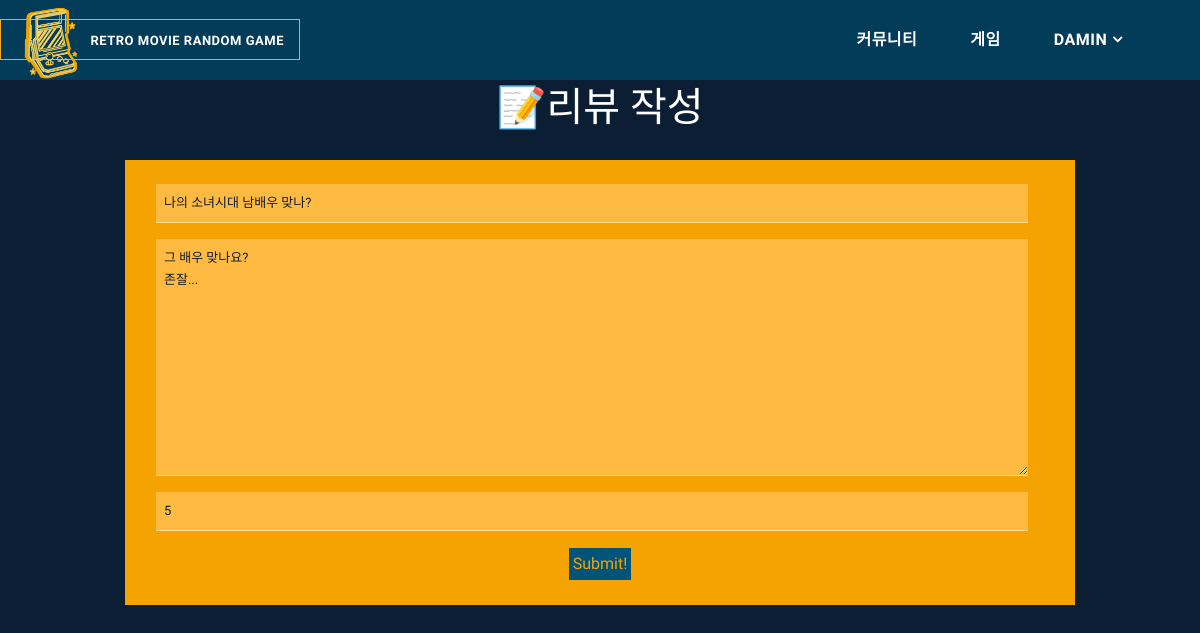
The app's page /articles/15/update/ (signed in) with its own data.
### accounts/models.py (models this page shows)
class User(AbstractUser):
    pass

### articles/models.py (models this page shows, shortened)
class Article(models.Model):
    user = models.ForeignKey(settings.AUTH_USER_MODEL, on_delete=models.CASCADE)
    like_user = models.ManyToManyField(settings.AUTH_USER_MODEL, related_name='like_articles')
    movie = models.ForeignKey(game_models.Movie, on_delete=models.CASCADE)
    title = models.CharField(max_length=30)
    content = models.TextField()
    created_at = models.DateTimeField(auto_now_add=True)
    updated_at = models.DateTimeField(auto_now=True)
    rating = models.IntegerField(validators=[MinValueValidator(1), MaxValueValidator(5)])

### articles/views.py (the view)
# urls.py: path('<int:article_pk>/update/', views.update, name='update'),
@login_required
@require_http_methods(['GET', 'POST'])
def update(request, article_pk):
    article = get_object_or_404(Article,pk=article_pk)
    if request.user == article.user:
        if request.method == 'POST':
            form = ArticleForm(request.POST, instance=article)
            if form.is_valid():
                form.save()
                return redirect('articles:detail', article.pk)
        else:
            form = ArticleForm(instance=article)
    else:
        return redirect('articles:index')
    context = {
        'form': form,
        'article': article,
    }
    return render(request, 'articles/form.html', context)

### articles/forms.py
class ArticleForm(forms.ModelForm):
    title = forms.CharField(
        label = '',
        widget=forms.TextInput(
            attrs={
                'class':"article-form",
                'placeholder':'Title 입력',
            }
        )
    )
    content = forms.CharField(
        label = '',
        widget=forms.Textarea(
            attrs={
                'class':"article-form",
                'placeholder':'내용입력'
            }
        )
    )
    rating = forms.IntegerField(
        max_value=5,
        min_value=0,
        label = '',
        widget=forms.NumberInput(
            attrs={
                'class':"article-form",
                'placeholder':' 0~5 점수로 평점을 입력해주세요',
            }
        ),
        error_messages={
            'required':'평점을 입력해주세요'
        }
    )
    class Meta:
        model = Article
        fields = ['title','content','rating']

### articles/templates/articles/form.html (shortened to what this page needs)
{% extends 'base.html' %}
{% load bootstrap4 %}
{% load static %}
{% block css %}
  <link rel="stylesheet" href="{% static 'stylesheets/articles_form.css' %}">
{% endblock %}
{% block content %}
<div style="height:80px;">
  <h1 class="text-center pt-1" style="color:white">📝리뷰 작성</h1>
</div>
<div class="row">
  <form class="form-int col-10" action="" method="POST">
    <div class="form-group">
      {{form.as_p}}
    </div>
    <button class="submit-btn">Submit!</button>
</div>
{% endblock content %}

### config/templates/base.html (shortened to what this page needs)
<!DOCTYPE html>
<html lang="en">
<head>
  {% load static %}
  {% block css %}
  {% endblock %}
  <link rel="shortcut icon"  type="image/png" href="{% static 'stylesheets/favicon.ico' %}">
  <link rel="stylesheet" href="http://ajax.googleapis.com/ajax/libs/jqueryui/1.8.14/themes/ui-lightness/jquery-ui.css">
	<link rel="stylesheet" href="http://ajax.googleapis.com/ajax/libs/jqueryui/1.9.0/themes/ui-lightness/jquery-ui.css">
  <link rel="stylesheet" href="{% static 'stylesheets/style.css' %}">
  <link rel="stylesheet" href="https://cdn.jsdelivr.net/npm/bootstrap@4.5.3/dist/css/bootstrap.min.css">
</head>
<body>
<header class="main-header clearfix" role="header">
  <nav id="menu" class="main-nav" role="navigation">
    <ul class="main-menu">
      <div style="display:inline-block; position:absolute; left:0;">
      <li class="">
      <a href="{%url 'game:index' %}">
      <img src="{% static 'stylesheets/logo.png' %}" alt="logo" width=70px height=80px style="">
      <p style="display:inline-block;">RETRO MOVIE RANDOM GAME</p>
      </a>
      </li>
      </div>
      {% if request.user.is_authenticated %}
      <li class="">
        <a class="" href="{%url 'articles:index'%}">커뮤니티</a>
      </li>
      <li class="">
        <a class="" href="{%url 'game:play_game'%}">게임</a>
      </li>
      <li class="has-submenu"><a href="#section2">{{request.user.username}}</a>
      </li>
      {% endif %}
    </ul>
  </nav>
</header>
  <div style="height:80px;">
  </div>
  <div class="container">
    {% block content %}
    {% endblock %}
  </div>
</body>
</html>

### config/static/stylesheets/articles_form.css (style rules this page uses)
.form-int { background: #f5a302; min-height: 1rem; margin: auto; max-width: 80%; padding: 0.5rem; }
.article-form { background: #ffba41; border: 0 solid; border-bottom: 1px solid rgba(255, 255, 255, .5); color:#121b2f; display: block; margin: 1rem; padding: 0.5rem; transition: 250ms background ease-in; width: calc(100% - 3rem); }
.submit-btn { border: 1px solid; background: #005479; color: #f5a302; display: block; margin: 1rem auto; min-width: 1px; padding: 0.25rem; transition: 250ms background ease-in; }

### config/static/stylesheets/style.css (style rules this page uses)
body { font-weight: 100; font-family: 'Sunflower' !important ; }
ul { padding: 0px; margin: 0px; list-style: none; }
p { font-size: 13px; line-height: 22px; }
.main-header { background-color: #033c59; height: 80px; position: fixed; z-index: 12; width: 100%; top: 0; }
.main-menu { float: right; padding-right: 60px; }
.main-menu li { display: inline-block; line-height: 79px; margin-left: 15px; position: relative; }
.main-menu li:first-child { margin-left: 0px; }
.main-menu li a { padding: 10px 15px; text-transform: uppercase; letter-spacing: 0.5px; font-weight: 700; color: #fff; border: 2px solid transparent; transition: all 0.5s; }
.main-menu li.has-submenu a:after { content: '\f107'; font-family: "FontAwesome"; margin-left: 5px; }

### records on screen
User: user.username "DAMIN"
Article: title "나의 소녀시대 남배우 맞나?", content "그 배우 맞나요? 존잘...", rating "5"
